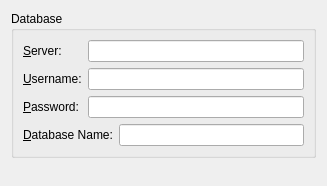
<?xml version="1.0" encoding="UTF-8"?>
<ui version="4.0">
 <class>prefs_db</class>
 <widget class="QWidget" name="prefs_db">
  <property name="geometry">
   <rect>
    <x>0</x>
    <y>0</y>
    <width>323</width>
    <height>186</height>
   </rect>
  </property>
  <property name="windowTitle">
   <string>Form</string>
  </property>
  <layout class="QVBoxLayout">
   <item>
    <widget class="QGroupBox" name="groupBox">
     <property name="title">
      <string>Database</string>
     </property>
     <layout class="QGridLayout">
      <item row="0" column="1" colspan="2">
       <widget class="QLineEdit" name="kcfg_editDBServer"/>
      </item>
      <item row="3" column="2">
       <widget class="QLineEdit" name="kcfg_editDBName"/>
      </item>
      <item row="1" column="1" colspan="2">
       <widget class="QLineEdit" name="kcfg_editDBUsername"/>
      </item>
      <item row="1" column="0">
       <widget class="QLabel" name="label_2">
        <property name="text">
         <string>&amp;Username:</string>
        </property>
        <property name="buddy">
         <cstring>kcfg_editDBUsername</cstring>
        </property>
       </widget>
      </item>
      <item row="2" column="1" colspan="2">
       <widget class="QLineEdit" name="kcfg_editDBPassword">
        <property name="inputMask">
         <string/>
        </property>
        <property name="echoMode">
         <enum>QLineEdit::Password</enum>
        </property>
       </widget>
      </item>
      <item row="3" column="0" colspan="2">
       <widget class="QLabel" name="label_4">
        <property name="sizePolicy">
         <sizepolicy hsizetype="MinimumExpanding" vsizetype="Minimum">
          <horstretch>0</horstretch>
          <verstretch>0</verstretch>
         </sizepolicy>
        </property>
        <property name="text">
         <string>&amp;Database Name:</string>
        </property>
        <property name="buddy">
         <cstring>kcfg_editDBName</cstring>
        </property>
       </widget>
      </item>
      <item row="0" column="0">
       <widget class="QLabel" name="label">
        <property name="text">
         <string>&amp;Server:</string>
        </property>
        <property name="buddy">
         <cstring>kcfg_editDBServer</cstring>
        </property>
       </widget>
      </item>
      <item row="2" column="0">
       <widget class="QLabel" name="label_3">
        <property name="text">
         <string>&amp;Password:</string>
        </property>
        <property name="buddy">
         <cstring>kcfg_editDBPassword</cstring>
        </property>
       </widget>
      </item>
     </layout>
    </widget>
   </item>
   <item>
    <spacer>
     <property name="orientation">
      <enum>Qt::Vertical</enum>
     </property>
     <property name="sizeHint" stdset="0">
      <size>
       <width>305</width>
       <height>41</height>
      </size>
     </property>
    </spacer>
   </item>
  </layout>
 </widget>
 <resources/>
 <connections/>
</ui>
